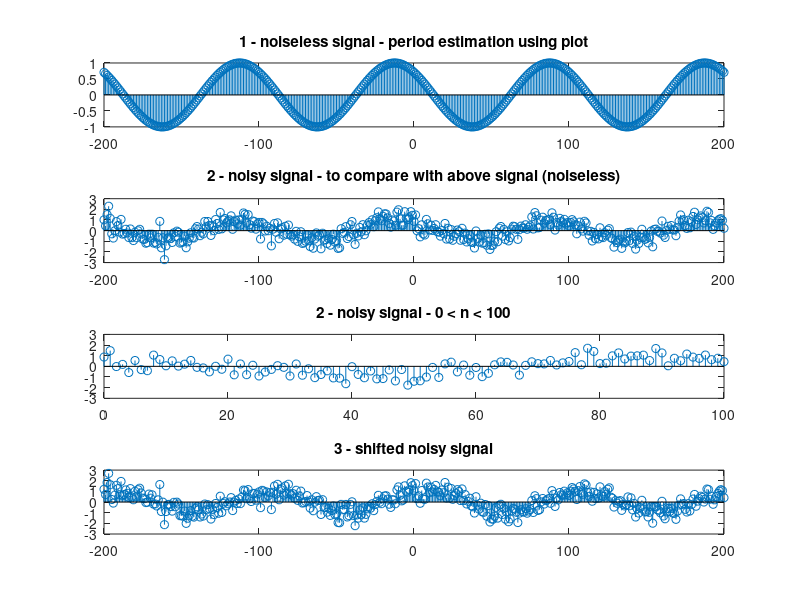

MATLAB code for this plot:
clear; close all; clc;
%% DSP - Final Project %%%%%%%%%%%%%%%%%%%%%%

%% PART A
n = -200 : 1 : 200;
y = cos(0.02*pi*n + pi/4);
subplot(4,1,1)
stem(n,y)
title('1 - noiseless signal - period estimation using plot');

w = wgn(1, length(n), 1, 'linear');
z = y + 0.5 * w;
subplot(4,1,2)
stem(n,z);
title('2 - noisy signal - to compare with above signal (noiseless)');

subplot(4,1,3)
stem(n,z);
xlim([0 100]);
title('2 - noisy signal - 0 < n < 100');

m = n-20;
yshifted = cos(0.02*pi*m + pi/4);
r = yshifted + 0.5 * w;
subplot(4,1,4)
stem(n,r);
title('3 - shifted noisy signal');

[correlation, lag] = xcorr(r, y);
[~, idx] = max(correlation);
delay = lag(idx);

disp(['The estimated delay between r[n] and y[n] is ', num2str(delay), ' samples.']);





